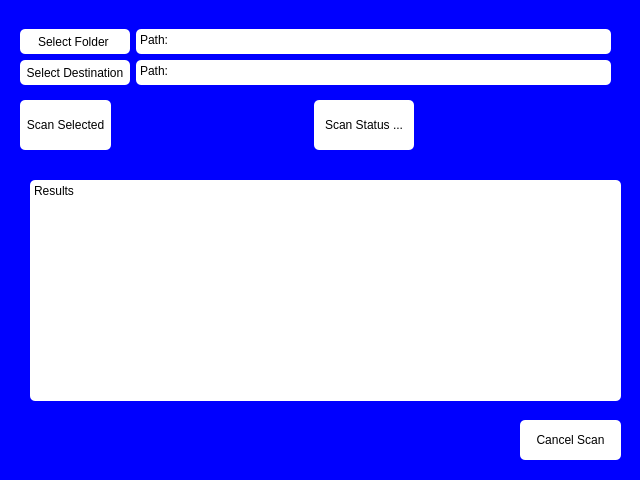
<?xml version="1.0" encoding="UTF-8"?>
<ui version="4.0">
 <class>Dialog_selectedScan</class>
 <widget class="QDialog" name="Dialog_selectedScan">
  <property name="geometry">
   <rect>
    <x>0</x>
    <y>0</y>
    <width>640</width>
    <height>480</height>
   </rect>
  </property>
  <property name="minimumSize">
   <size>
    <width>0</width>
    <height>75</height>
   </size>
  </property>
  <property name="windowTitle">
   <string>Dialog</string>
  </property>
  <property name="styleSheet">
   <string notr="true">background-color: rgb(0, 0, 255);</string>
  </property>
  <widget class="QTextEdit" name="textEdit">
   <property name="geometry">
    <rect>
     <x>30</x>
     <y>180</y>
     <width>591</width>
     <height>221</height>
    </rect>
   </property>
   <property name="styleSheet">
    <string notr="true">background-color: rgb(255, 255, 255);
border-radius: 5;</string>
   </property>
   <property name="html">
    <string>&lt;!DOCTYPE HTML PUBLIC &quot;-//W3C//DTD HTML 4.0//EN&quot; &quot;http://www.w3.org/TR/REC-html40/strict.dtd&quot;&gt;
&lt;html&gt;&lt;head&gt;&lt;meta name=&quot;qrichtext&quot; content=&quot;1&quot; /&gt;&lt;meta charset=&quot;utf-8&quot; /&gt;&lt;style type=&quot;text/css&quot;&gt;
p, li { white-space: pre-wrap; }
hr { height: 1px; border-width: 0; }
li.unchecked::marker { content: &quot;\2610&quot;; }
li.checked::marker { content: &quot;\2612&quot;; }
&lt;/style&gt;&lt;/head&gt;&lt;body style=&quot; font-family:'Segoe UI'; font-size:9pt; font-weight:400; font-style:normal;&quot;&gt;
&lt;p style=&quot; margin-top:0px; margin-bottom:0px; margin-left:0px; margin-right:0px; -qt-block-indent:0; text-indent:0px;&quot;&gt;Results&lt;/p&gt;&lt;/body&gt;&lt;/html&gt;</string>
   </property>
  </widget>
  <widget class="QPushButton" name="pushButton_scanSelected_2">
   <property name="geometry">
    <rect>
     <x>520</x>
     <y>420</y>
     <width>101</width>
     <height>40</height>
    </rect>
   </property>
   <property name="minimumSize">
    <size>
     <width>50</width>
     <height>40</height>
    </size>
   </property>
   <property name="maximumSize">
    <size>
     <width>16777215</width>
     <height>40</height>
    </size>
   </property>
   <property name="styleSheet">
    <string notr="true">background-color: rgb(255, 255, 255);
border-radius: 5;</string>
   </property>
   <property name="text">
    <string>Cancel Scan</string>
   </property>
   <property name="iconSize">
    <size>
     <width>25</width>
     <height>25</height>
    </size>
   </property>
  </widget>
  <widget class="QWidget" name="">
   <property name="geometry">
    <rect>
     <x>20</x>
     <y>20</y>
     <width>591</width>
     <height>141</height>
    </rect>
   </property>
   <layout class="QVBoxLayout" name="verticalLayout_3">
    <item>
     <layout class="QHBoxLayout" name="horizontalLayout_2">
      <property name="sizeConstraint">
       <enum>QLayout::SizeConstraint::SetFixedSize</enum>
      </property>
      <item>
       <layout class="QHBoxLayout" name="horizontalLayout">
        <property name="sizeConstraint">
         <enum>QLayout::SizeConstraint::SetFixedSize</enum>
        </property>
        <item>
         <layout class="QVBoxLayout" name="verticalLayout_2">
          <item>
           <widget class="QPushButton" name="pushButton_3">
            <property name="maximumSize">
             <size>
              <width>16777215</width>
              <height>25</height>
             </size>
            </property>
            <property name="styleSheet">
             <string notr="true">background-color: rgb(255, 255, 255);
font: 700 10pt &quot;Segoe UI&quot;;
border-radius: 5;</string>
            </property>
            <property name="text">
             <string>Select Folder </string>
            </property>
           </widget>
          </item>
          <item>
           <widget class="QPushButton" name="pushButton_4">
            <property name="maximumSize">
             <size>
              <width>16777215</width>
              <height>25</height>
             </size>
            </property>
            <property name="styleSheet">
             <string notr="true">background-color: rgb(255, 255, 255);
font: 700 10pt &quot;Segoe UI&quot;;
border-radius: 5;</string>
            </property>
            <property name="text">
             <string>  Select Destination  </string>
            </property>
           </widget>
          </item>
         </layout>
        </item>
        <item>
         <layout class="QVBoxLayout" name="verticalLayout">
          <item>
           <widget class="QTextEdit" name="textEdit_selectedFolder">
            <property name="maximumSize">
             <size>
              <width>16777215</width>
              <height>25</height>
             </size>
            </property>
            <property name="styleSheet">
             <string notr="true">border-radius: 5;
background-color: rgb(255, 255, 255);</string>
            </property>
            <property name="readOnly">
             <bool>true</bool>
            </property>
            <property name="html">
             <string>&lt;!DOCTYPE HTML PUBLIC &quot;-//W3C//DTD HTML 4.0//EN&quot; &quot;http://www.w3.org/TR/REC-html40/strict.dtd&quot;&gt;
&lt;html&gt;&lt;head&gt;&lt;meta name=&quot;qrichtext&quot; content=&quot;1&quot; /&gt;&lt;meta charset=&quot;utf-8&quot; /&gt;&lt;style type=&quot;text/css&quot;&gt;
p, li { white-space: pre-wrap; }
hr { height: 1px; border-width: 0; }
li.unchecked::marker { content: &quot;\2610&quot;; }
li.checked::marker { content: &quot;\2612&quot;; }
&lt;/style&gt;&lt;/head&gt;&lt;body style=&quot; font-family:'Segoe UI'; font-size:9pt; font-weight:400; font-style:normal;&quot;&gt;
&lt;p style=&quot; margin-top:0px; margin-bottom:0px; margin-left:0px; margin-right:0px; -qt-block-indent:0; text-indent:0px;&quot;&gt;Path:&lt;/p&gt;&lt;/body&gt;&lt;/html&gt;</string>
            </property>
           </widget>
          </item>
          <item>
           <widget class="QTextEdit" name="textEdit_destinationFolder">
            <property name="maximumSize">
             <size>
              <width>16777215</width>
              <height>25</height>
             </size>
            </property>
            <property name="styleSheet">
             <string notr="true">border-radius: 5;
background-color: rgb(255, 255, 255);</string>
            </property>
            <property name="readOnly">
             <bool>true</bool>
            </property>
            <property name="html">
             <string>&lt;!DOCTYPE HTML PUBLIC &quot;-//W3C//DTD HTML 4.0//EN&quot; &quot;http://www.w3.org/TR/REC-html40/strict.dtd&quot;&gt;
&lt;html&gt;&lt;head&gt;&lt;meta name=&quot;qrichtext&quot; content=&quot;1&quot; /&gt;&lt;meta charset=&quot;utf-8&quot; /&gt;&lt;style type=&quot;text/css&quot;&gt;
p, li { white-space: pre-wrap; }
hr { height: 1px; border-width: 0; }
li.unchecked::marker { content: &quot;\2610&quot;; }
li.checked::marker { content: &quot;\2612&quot;; }
&lt;/style&gt;&lt;/head&gt;&lt;body style=&quot; font-family:'Segoe UI'; font-size:9pt; font-weight:400; font-style:normal;&quot;&gt;
&lt;p style=&quot; margin-top:0px; margin-bottom:0px; margin-left:0px; margin-right:0px; -qt-block-indent:0; text-indent:0px;&quot;&gt;Path:&lt;/p&gt;&lt;/body&gt;&lt;/html&gt;</string>
            </property>
           </widget>
          </item>
         </layout>
        </item>
       </layout>
      </item>
     </layout>
    </item>
    <item>
     <layout class="QHBoxLayout" name="horizontalLayout_3">
      <item>
       <widget class="QPushButton" name="pushButton_scanSelected">
        <property name="minimumSize">
         <size>
          <width>50</width>
          <height>50</height>
         </size>
        </property>
        <property name="maximumSize">
         <size>
          <width>16777215</width>
          <height>50</height>
         </size>
        </property>
        <property name="styleSheet">
         <string notr="true">background-color: rgb(255, 255, 255);
border-radius: 5;</string>
        </property>
        <property name="text">
         <string>  Scan Selected  </string>
        </property>
        <property name="iconSize">
         <size>
          <width>25</width>
          <height>25</height>
         </size>
        </property>
       </widget>
      </item>
      <item>
       <spacer name="horizontalSpacer_2">
        <property name="orientation">
         <enum>Qt::Orientation::Horizontal</enum>
        </property>
        <property name="sizeHint" stdset="0">
         <size>
          <width>40</width>
          <height>20</height>
         </size>
        </property>
       </spacer>
      </item>
      <item>
       <widget class="QLabel" name="label">
        <property name="minimumSize">
         <size>
          <width>100</width>
          <height>50</height>
         </size>
        </property>
        <property name="maximumSize">
         <size>
          <width>16777215</width>
          <height>50</height>
         </size>
        </property>
        <property name="styleSheet">
         <string notr="true">background-color: rgb(255, 255, 255);
border-radius: 5;</string>
        </property>
        <property name="text">
         <string>Scan Status ...</string>
        </property>
        <property name="alignment">
         <set>Qt::AlignmentFlag::AlignCenter</set>
        </property>
       </widget>
      </item>
      <item>
       <spacer name="horizontalSpacer">
        <property name="orientation">
         <enum>Qt::Orientation::Horizontal</enum>
        </property>
        <property name="sizeHint" stdset="0">
         <size>
          <width>40</width>
          <height>20</height>
         </size>
        </property>
       </spacer>
      </item>
     </layout>
    </item>
   </layout>
  </widget>
 </widget>
 <resources/>
 <connections/>
</ui>
